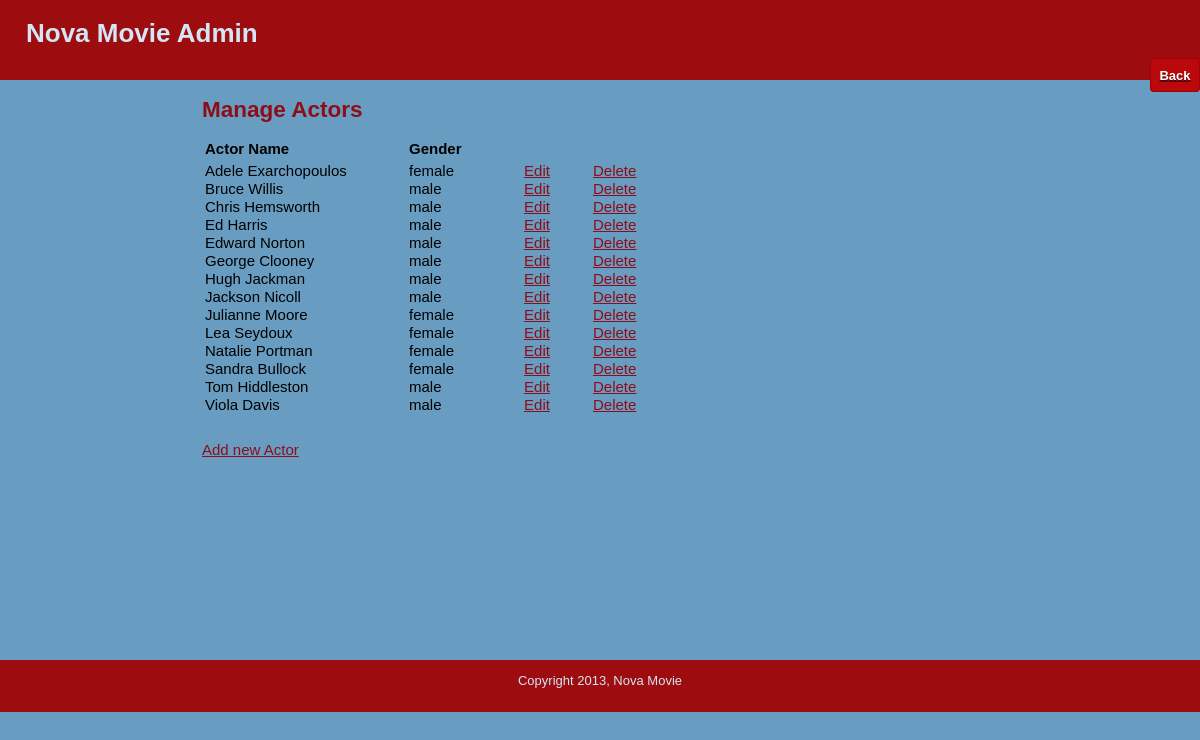
The page /public/manage_actors.php (signed in) on the database its author committed.
### tables this page shows
CREATE TABLE actor(
  id int Not NULL AUTO_INCREMENT,
  name MEDIUMTEXT Not NULL,
  gender MEDIUMTEXT  Not NULL,
  deleted bit default 0,  
  PRIMARY KEY (id)
);

### includes/functions.php (called while the page is built, shortened)
<?php
	function find_all_actors() {
		global $connection;
		$query  = "SELECT * ";
		$query .= "FROM actor ";
		$query .= " ORDER BY name ";
		$actor_set = mysqli_query($connection, $query);
		return $actor_set;
	}
?>

### public/manage_actors.php (the view, shortened to what this page needs)
<?php require_once("../includes/db_connection.php"); ?>
<?php require_once("../includes/functions.php"); ?>
<?php
  $actor_set = find_all_actors();
?>
<?php include("../includes/layouts/header.php"); ?>
<div class="hlinks">
   <a href="admin_dashboard.php"><span class="text">Back</span></a>
</div>
</div>
<div id="main">
  <div id="navigation">
  </div>
  <div id="page">
    <h2>Manage Actors</h2>
    <table>
      <tr>
        <th style="text-align: left; width: 200px;">Actor Name</th>
        <th colspan="2" style="text-align: left;width: 180px;">Gender</th>
      </tr>
    <?php while($actor = mysqli_fetch_assoc($actor_set)) { ?>
      <tr>
        <td><?php echo htmlentities($actor["name"]); ?></td>
        <td><?php echo htmlentities($actor["gender"]); ?></td>
        <td><a href="edit_actor.php?id=<?php echo urlencode($actor["id"]); ?>">Edit</a></td>
        <td><a href="delete_actor.php?id=<?php echo urlencode($actor["id"]); ?>" onclick="return confirm('Are you sure?');">Delete</a></td>
      </tr>
    <?php } ?>
    </table>
    <br></br>
    <a href="new_actor.php">Add new Actor</a>
  </div>
</div>
<?php include("../includes/layouts/footer.php"); ?>

### public/stylesheets/public.css (style rules this page uses)
html { height: 100%; width: 100%; }
body { width: 100%; height: 100%; margin: 0; padding: 0; border: 0; font-family: Verdana, Arial, Helvetica, sans-serif; font-size: 13px; line-height: 15px; background: #689DC1; }
a { color: #8D0D19; }
#header .hlinks { float: right; }
#header .hlinks .text { border: 1px solid #A20103; border-radius: 4px 4px 4px 4px; color: white; padding: 8.5px; font-weight: 700; text-shadow: 0 1px 0 rgba(0,0,0,.5); background: #b9090b; }
#main { height: 580px; width: 100%; margin: 0; padding: 0; }
#navigation { float: left; width: 120px; height: 100%; margin: 0; padding: 0 2em; color: #9D0D10; }
#page { float: left; height: 100%; padding-left: 2em; vertical-align: top; font-size: 15px; line-height: 14px; }
#page h2 { color: #8D0D19; margin-top: 1em; }
td { height:14px; }
th { height:22px; }

### rows shown on the page
actor: name "Adele Exarchopoulos", gender "female"
actor: name "Bruce Willis", gender "male"
actor: name "Chris Hemsworth", gender "male"
actor: name "Ed Harris", gender "male"
actor: name "Edward Norton", gender "male"
actor: name "George Clooney", gender "male"
actor: name "Hugh Jackman", gender "male"
actor: name "Jackson Nicoll", gender "male"
actor: name "Julianne Moore", gender "female"
actor: name "Lea Seydoux", gender "female"
actor: name "Natalie Portman", gender "female"
actor: name "Sandra Bullock", gender "female"
actor: name "Tom Hiddleston", gender "male"
actor: name "Viola Davis", gender "male"
